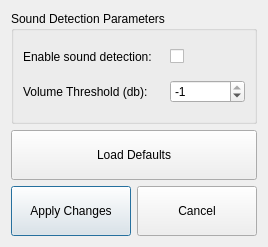
<?xml version="1.0" encoding="UTF-8"?>
<ui version="4.0">
 <class>Dialog</class>
 <widget class="QDialog" name="Dialog">
  <property name="geometry">
   <rect>
    <x>0</x>
    <y>0</y>
    <width>268</width>
    <height>247</height>
   </rect>
  </property>
  <property name="windowTitle">
   <string>Dialog</string>
  </property>
  <layout class="QGridLayout" name="gridLayout_2">
   <item row="0" column="0">
    <layout class="QGridLayout" name="gridLayout">
     <item row="0" column="0" colspan="2">
      <widget class="QGroupBox" name="groupBox_5">
       <property name="title">
        <string>Sound Detection Parameters</string>
       </property>
       <layout class="QGridLayout" name="gridLayout_5">
        <item row="0" column="1">
         <spacer name="horizontalSpacer_5">
          <property name="orientation">
           <enum>Qt::Horizontal</enum>
          </property>
          <property name="sizeHint" stdset="0">
           <size>
            <width>40</width>
            <height>20</height>
           </size>
          </property>
         </spacer>
        </item>
        <item row="2" column="0">
         <widget class="QLabel" name="VolumeThresholdLabel">
          <property name="text">
           <string>Volume Threshold (db):</string>
          </property>
         </widget>
        </item>
        <item row="2" column="2" colspan="2">
         <widget class="QSpinBox" name="VolumeThresholdSpinBox">
          <property name="minimumSize">
           <size>
            <width>75</width>
            <height>0</height>
           </size>
          </property>
          <property name="minimum">
           <number>-60</number>
          </property>
          <property name="maximum">
           <number>-1</number>
          </property>
         </widget>
        </item>
        <item row="0" column="2">
         <widget class="QCheckBox" name="EnableSoundCheckBox">
          <property name="text">
           <string/>
          </property>
         </widget>
        </item>
        <item row="0" column="0">
         <widget class="QLabel" name="EnableSoundLabel">
          <property name="text">
           <string>Enable sound detection: </string>
          </property>
         </widget>
        </item>
       </layout>
      </widget>
     </item>
     <item row="2" column="0">
      <widget class="QPushButton" name="applyChangesBtn">
       <property name="sizePolicy">
        <sizepolicy hsizetype="Minimum" vsizetype="Fixed">
         <horstretch>0</horstretch>
         <verstretch>0</verstretch>
        </sizepolicy>
       </property>
       <property name="minimumSize">
        <size>
         <width>0</width>
         <height>50</height>
        </size>
       </property>
       <property name="text">
        <string>Apply Changes</string>
       </property>
       <property name="autoDefault">
        <bool>true</bool>
       </property>
       <property name="flat">
        <bool>false</bool>
       </property>
      </widget>
     </item>
     <item row="2" column="1">
      <widget class="QPushButton" name="cancelBtn">
       <property name="sizePolicy">
        <sizepolicy hsizetype="Minimum" vsizetype="Fixed">
         <horstretch>0</horstretch>
         <verstretch>0</verstretch>
        </sizepolicy>
       </property>
       <property name="minimumSize">
        <size>
         <width>0</width>
         <height>50</height>
        </size>
       </property>
       <property name="text">
        <string>Cancel</string>
       </property>
      </widget>
     </item>
     <item row="1" column="0" colspan="2">
      <widget class="QPushButton" name="loadDefaultBtn">
       <property name="minimumSize">
        <size>
         <width>0</width>
         <height>50</height>
        </size>
       </property>
       <property name="text">
        <string>Load Defaults</string>
       </property>
      </widget>
     </item>
    </layout>
   </item>
  </layout>
 </widget>
 <resources/>
 <connections/>
</ui>
